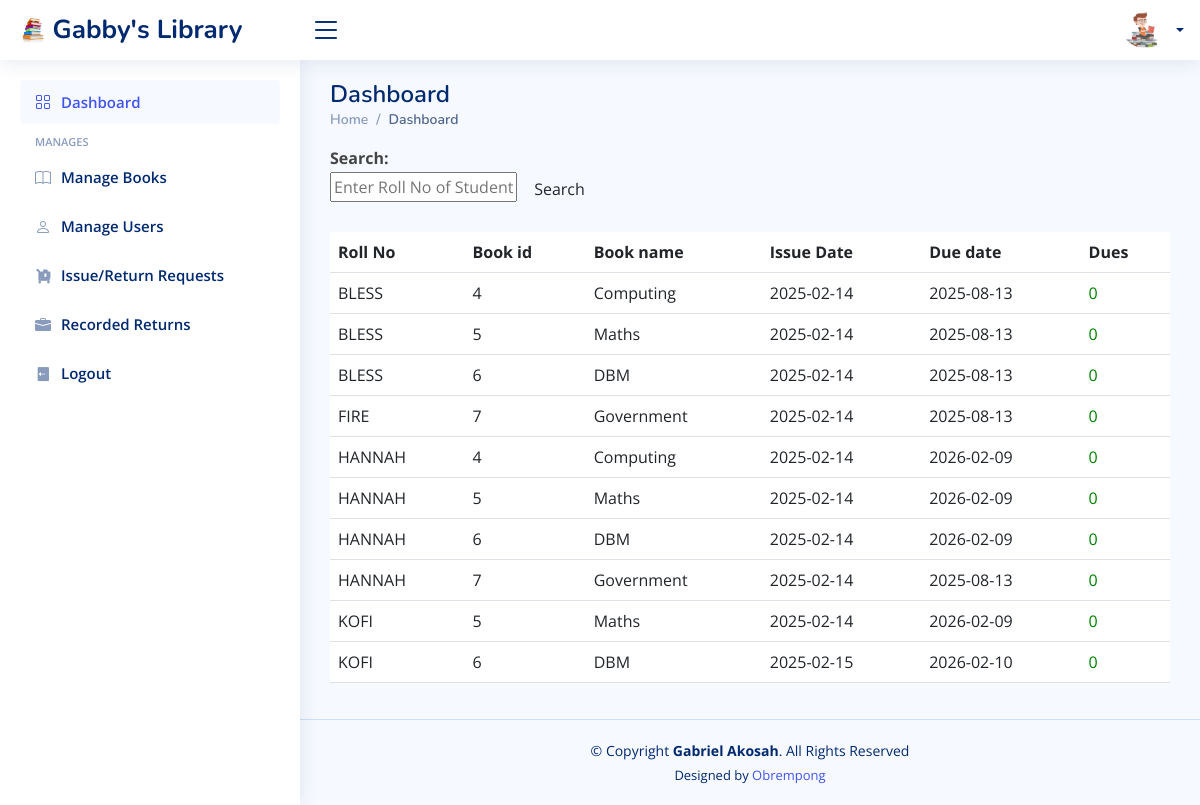
The app's page /admin/index.php?page=current with its own data.
### tables this page shows
CREATE TABLE `record` (
  `RollNo` varchar(50) NOT NULL,
  `book_id` int(10) NOT NULL,
  `Date_of_Issue` date DEFAULT NULL,
  `Due_Date` date DEFAULT NULL,
  `Date_of_Return` date DEFAULT NULL,
  `Dues` int(10) DEFAULT NULL,
  `Renewals_left` int(10) DEFAULT NULL,
  `Time` time DEFAULT NULL
);

CREATE TABLE `books` (
  `book_id` int(11) NOT NULL,
  `title` varchar(255) NOT NULL,
  `author` varchar(255) NOT NULL,
  `isbn` varchar(20) NOT NULL,
  `year` year(4) NOT NULL,
  `quantity` int(11) DEFAULT 0,
  `available` bigint(250) NOT NULL
);

### admin/current.php (the view, shortened to what this page needs)
                    <div class="span9">
                        <form class="form-horizontal row-fluid" action="current.php" method="post">
                                        <div class="control-group">
                                            <label class="control-label" for="Search"><b>Search:</b></label>
                                            <div class="controls">
                                                <input type="text" id="title" name="title" placeholder="Enter Roll No of Student/Book Name/Book Id." class="span8" required>
                                                <button type="submit" name="submit"class="btn">Search</button>
                                            </div>
                                        </div>
                                    </form>
                                    <br>
                                    <?php
                                    if(isset($_POST['submit']))
                                        {$s=$_POST['title'];
                                            $sql="select record.BookId,RollNo,Title,Due_Date,Date_of_Issue,datediff(curdate(),Due_Date) as x from GABILMS.record,GABILMS.books where (Date_of_Issue is NOT NULL and Date_of_Return is NULL and book.Bookid = record.BookId) and (RollNo='$s' or record.BookId='$s' or Title like '%$s%')";
                                        }
                                    else
                                        $sql="select record.book_id,RollNo,Title,Due_Date,Date_of_Issue,datediff(curdate(),Due_Date) as x from GABILMS.record,GABILMS.books where Date_of_Issue is NOT NULL and Date_of_Return is NULL and books.book_id = record.book_id";
                                    $result=$conn->query($sql);
                                    $rowcount=mysqli_num_rows($result);
                                    if(!($rowcount))
                                        echo "<br><center><h2><b><i>No Results</i></b></h2></center>";
                                    else
                                    {
                                    ?>
                        <table class="table" id = "tables">
                                  <thead>
                                    <tr>
                                      <th>Roll No</th>
                                      <th>Book id</th>
                                      <th>Book name</th>
                                      <th>Issue Date</th>
                                      <th>Due date</th>
                                      <th>Dues</th>
                                    </tr>
                                  </thead>
                                  <tbody>
                                <?php
                            while($row=$result->fetch_assoc())
                            {
                                $rollno=$row['RollNo'];
                                $bookid=$row['book_id'];
                                $name=$row['Title'];
                                $issuedate=$row['Date_of_Issue'];
                                $duedate=$row['Due_Date'];
                                $dues=$row['x'];
                            ?>
                                    <tr>
                                      <td><?php echo strtoupper($rollno) ?></td>
                                      <td><?php echo $bookid ?></td>
                                      <td><?php echo $name ?></td>
                                      <td><?php echo $issuedate ?></td>
                                      <td><?php echo $duedate ?></td>
                                      <td><?php if($dues > 0)
                                                  echo "<font color='red'>".$dues."</font>";
                                                else
                                                  echo "<font color='green'>0</font>";
                                              ?>
                                    </tr>
                            <?php }} ?>
                                    </tbody>
                                </table>
                    </div>
                </div>
    </body>
</html>

### admin/assets/css/style.css (style rules this page uses)
:root { scroll-behavior: smooth; }
body { font-family: "Open Sans", sans-serif; background: #f6f9ff; color: #444444; }

### records on screen
record: RollNo "BLESS", book "4", book.title "Computing", Date_of_Issue "2025-02-14", Due_Date "2025-08-13"
record: RollNo "BLESS", book "5", book.title "Maths", Date_of_Issue "2025-02-14", Due_Date "2025-08-13"
record: RollNo "BLESS", book "6", book.title "DBM", Date_of_Issue "2025-02-14", Due_Date "2025-08-13"
record: RollNo "FIRE", book "7", book.title "Government", Date_of_Issue "2025-02-14", Due_Date "2025-08-13"
record: RollNo "HANNAH", book "4", book.title "Computing", Date_of_Issue "2025-02-14", Due_Date "2026-02-09"
record: RollNo "HANNAH", book "5", book.title "Maths", Date_of_Issue "2025-02-14", Due_Date "2026-02-09"
record: RollNo "HANNAH", book "6", book.title "DBM", Date_of_Issue "2025-02-14", Due_Date "2026-02-09"
record: RollNo "HANNAH", book "7", book.title "Government", Date_of_Issue "2025-02-14", Due_Date "2025-08-13"
record: RollNo "KOFI", book "5", book.title "Maths", Date_of_Issue "2025-02-14", Due_Date "2026-02-09"
record: RollNo "KOFI", book "6", book.title "DBM", Date_of_Issue "2025-02-15", Due_Date "2026-02-10"
